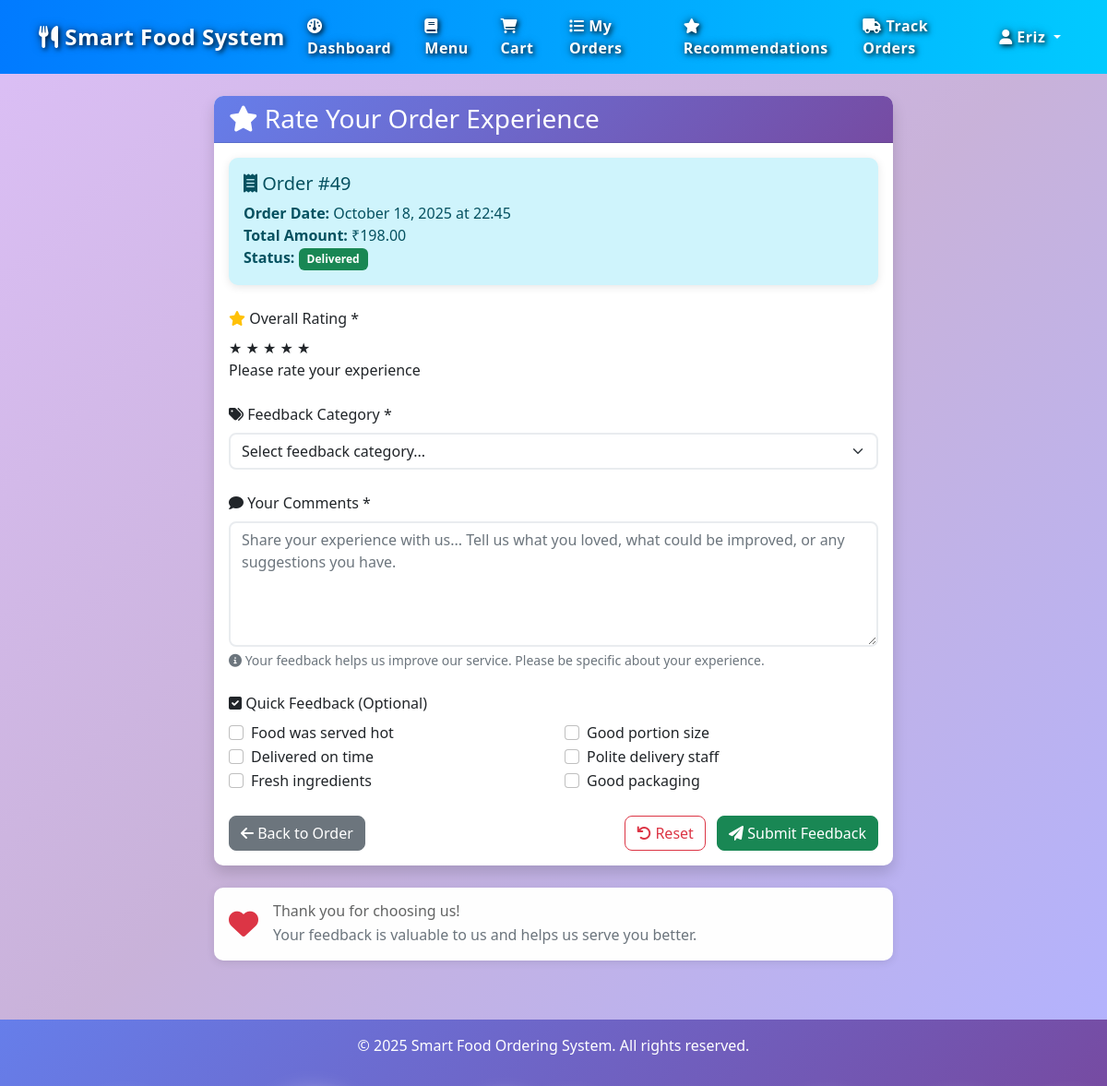
The app's page /feedback/create/49 (signed in) with its own data.
### models.py (models this page shows, shortened)
class Order(db.Model):
    __tablename__ = 'order'
    order_id = db.Column(db.Integer, primary_key=True, autoincrement=True)
    user_id = db.Column(db.Integer, db.ForeignKey('user.user_id'), nullable=False)
    order_date = db.Column(db.DateTime, default=datetime.now, nullable=False)
    total_amount = db.Column(db.Numeric(10, 2), nullable=False)
    status = db.Column(db.String(20), default='Pending', nullable=False)  # Pending, Confirmed, Preparing, Ready, Delivered, Cancelled
    delivery_address = db.Column(db.Text, nullable=True)
    order_time = db.Column(db.Time, nullable=True)
    estimated_time = db.Column(db.DateTime, nullable=True)
    order_details = db.relationship('OrderDetails', backref='order', lazy=True, cascade='all, delete-orphan')
    payment = db.relationship('Payment', backref='order', uselist=False, cascade='all, delete-orphan')
    feedback = db.relationship('Feedback', backref='order', lazy=True, cascade='all, delete-orphan')
    delivery = db.relationship('Delivery', backref='order', uselist=False, cascade='all, delete-orphan')

### routes/feedback.py (the view, shortened to what this page needs)
@feedback_bp.route('/add_for_order/<int:order_id>', methods=['GET', 'POST'])
@feedback_bp.route('/create/<int:order_id>', methods=['GET', 'POST'])
@login_required
def add_feedback_for_order(order_id):
    order = Order.query.get_or_404(order_id)
    if session.get('user_role') == 'Customer' and order.user_id != session.get('user_id'):
        flash('Access denied.', 'danger')
        return redirect(url_for('feedback.list_feedback'))
    existing_feedback = Feedback.query.filter_by(
        user_id=session.get('user_id'),
        order_id=order_id
    ).first()
    if existing_feedback:
        flash('Feedback already submitted for this order.', 'info')
        return redirect(url_for('feedback.view_feedback', feedback_id=existing_feedback.feedback_id))
    return render_template('feedback/add_for_order.html', order=order)

### app.py (called while the page is built)
@app.after_request
def add_header(response):
    response.headers['Cache-Control'] = 'no-store, no-cache, must-revalidate, post-check=0, pre-check=0, max-age=0'
    response.headers['Pragma'] = 'no-cache'
    response.headers['Expires'] = '-1'
    return response

### routes/feedback.py (called while the page is built)
def login_required(f):
    @wraps(f)
    def decorated_function(*args, **kwargs):
        if 'user_id' not in session:
            return redirect(url_for('auth.login'))
        return f(*args, **kwargs)
    return decorated_function

### templates/feedback/add_for_order.html (shortened to what this page needs)
{% extends "base.html" %}
{% block content %}
<div class="container">
    <div class="row justify-content-center">
        <div class="col-lg-8">
            <div class="card shadow">
                <div class="card-header bg-primary text-white">
                    <h3 class="mb-0"><i class="fas fa-star"></i> Rate Your Order Experience</h3>
                </div>
                <div class="card-body">
                    <div class="alert alert-info mb-4">
                        <h5><i class="fas fa-receipt"></i> Order #{{ order.order_id }}</h5>
                        <p class="mb-0">
                            <strong>Order Date:</strong> {{ order.order_date.strftime('%B %d, %Y at %H:%M') }}<br>
                            <strong>Total Amount:</strong> ₹{{ "%.2f"|format(order.total_amount) }}<br>
                            <strong>Status:</strong> <span class="badge bg-success">{{ order.status.title() }}</span>
                        </p>
                    </div>
                    <form method="POST" id="feedbackForm">
                        <div class="mb-4">
                            <label for="rating" class="form-label">
                                <i class="fas fa-star text-warning"></i> Overall Rating *
                            </label>
                            <div class="rating-container mb-3">
                                <div class="star-rating" id="starRating">
                                    <span class="star" data-rating="1">&#9733;</span>
                                    <span class="star" data-rating="2">&#9733;</span>
                                    <span class="star" data-rating="3">&#9733;</span>
                                    <span class="star" data-rating="4">&#9733;</span>
                                    <span class="star" data-rating="5">&#9733;</span>
                                </div>
                                <div class="rating-text" id="ratingText">Please rate your experience</div>
                            </div>
                        </div>
                        <div class="mb-4">
                            <label for="feedback_type" class="form-label">
                                <i class="fas fa-tags"></i> Feedback Category *
                            </label>
                            <select class="form-select" id="feedback_type" name="feedback_type" required>
                                <option value="">Select feedback category...</option>
                            </select>
                        </div>
                        <div class="mb-4">
                            <label for="comments" class="form-label">
                                <i class="fas fa-comment"></i> Your Comments *
                            </label>
                            <textarea
                                class="form-control"
                                id="comments"
                                name="comments"
                                rows="5"
                                placeholder="Share your experience with us... Tell us what you loved, what could be improved, or any suggestions you have."
                                required
                            ></textarea>
                            <div class="form-text">
                                <i class="fas fa-info-circle"></i>
                                Your feedback helps us improve our service. Please be specific about your experience.
                            </div>
                        </div>
                        <div class="mb-4">
                            <label class="form-label">
                                <i class="fas fa-check-square"></i> Quick Feedback (Optional)
                            </label>
                            <div class="row">
                                <div class="col-md-6">
                                    <div class="form-check">
                                        <input class="form-check-input" type="checkbox" id="hotFood" name="quick_feedback" value="Food was hot">
                                        <label class="form-check-label" for="hotFood">
                                            Food was served hot
                                        </label>
                                    </div>
                                    <div class="form-check">
                                        <input class="form-check-input" type="checkbox" id="onTime" name="quick_feedback" value="Delivered on time">
                                        <label class="form-check-label" for="onTime">
                                            Delivered on time
                                        </label>
                                    </div>
                                    <div class="form-check">
                                        <input class="form-check-input" type="checkbox" id="freshFood" name="quick_feedback" value="Fresh ingredients">
                                        <label class="form-check-label" for="freshFood">
                                            Fresh ingredients
                                        </label>
                                    </div>
                                </div>
                                <div class="col-md-6">
                                    <div class="form-check">
                                        <input class="form-check-input" type="checkbox" id="goodPortion" name="quick_feedback" value="Good portion size">
                                        <label class="form-check-label" for="goodPortion">
                                            Good portion size
                                        </label>
                                    </div>
                                    <div class="form-check">
                                        <input class="form-check-input" type="checkbox" id="politeStaff" name="quick_feedback" value="Polite delivery staff">
                                        <label class="form-check-label" for="politeStaff">
                                            Polite delivery staff
                                        </label>
                                    </div>
                                    <div class="form-check">
                                        <input class="form-check-input" type="checkbox" id="goodPackaging" name="quick_feedback" value="Good packaging">
                                        <label class="form-check-label" for="goodPackaging">
                                            Good packaging
                                        </label>
                                    </div>
                                </div>
                            </div>
                        </div>
                        <div class="d-flex justify-content-between">
                            <a href="{{ url_for('orders.view_order', order_id=order.order_id) }}" class="btn btn-secondary">
                                <i class="fas fa-arrow-left"></i> Back to Order
                            </a>
                            <div>
                                <button type="reset" class="btn btn-outline-danger me-2">
                                    <i class="fas fa-undo"></i> Reset
                                </button>
                                <button type="submit" class="btn btn-success" id="submitBtn">
                                    <i class="fas fa-paper-plane"></i> Submit Feedback
                                </button>
                            </div>
                        </div>
                    </form>
                </div>
            </div>
            <div class="alert alert-light mt-4">
                <div class="d-flex align-items-center">
                    <i class="fas fa-heart text-danger fa-2x me-3"></i>
                    <div>
                        <h6 class="mb-1">Thank you for choosing us!</h6>
                        <p class="mb-0 text-muted">Your feedback is valuable to us and helps us serve you better.</p>
                    </div>
                </div>
            </div>
        </div>
    </div>
</div>
{% endblock %}

### static/css/style.css (style rules this page uses)
body { font-family: 'Segoe UI', Tahoma, Geneva, Verdana, sans-serif; background-color: #f8f9fa; }
.card { border: none; border-radius: 10px; box-shadow: 0 0 20px rgba(0, 0, 0, 0.1); transition: transform 0.3s ease; }
.card-header { background: linear-gradient(135deg, #667eea 0%, #764ba2 100%); color: white; border-radius: 10px 10px 0 0 !important; font-weight: 600; }
.btn { border-radius: 8px; font-weight: 500; transition: all 0.3s ease; }
.form-control, .form-select { border-radius: 8px; border: 2px solid #e9ecef; transition: border-color 0.3s ease; }
.alert { border-radius: 10px; border: none; box-shadow: 0 2px 10px rgba(0, 0, 0, 0.1); }
.badge { font-size: 0.75rem; padding: 0.5em 0.75em; border-radius: 6px; }

### templates/base.html (style rules this page uses)
body { background: linear-gradient(135deg, rgba(138, 43, 226, 0.3) 0%, rgba(75, 0, 130, 0.3) 12.5%, rgba(0, 0, 255, 0.3) 25%, rgba(0, 191, 255, 0.3) 37.5%, rgba(0, 255, 127, 0.3) 50%, rgba(64, 224, 208, 0.3) 62.5%, rgba(255, 255, 0, 0.3) 75%, rgba(255, 192, 203, 0.3) 87.5%, rgba(138, 43, 226, 0.3) 100%) !important; background-size: 400% 400% !important; animation: gradientFlow 25s ease infinite !important; min-height: 100vh !important; position: relative; overflow-x: hidden; }
main.container-fluid, .container { position: relative; z-index: 1; }
.card { backdrop-filter: blur(10px); }

### records on screen
Order: order_id "49", order_date "October 18, 2025 at 22:45", total_amount "198.00", status "Delivered"

### other values on screen
{{ session.user_name }} "Eriz"
